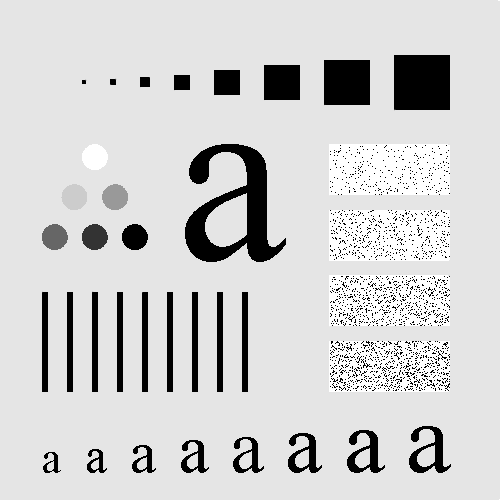
%> input picture l6/plansza.bmp, 500 x 500 px
$ octave lab6_1.m   (GNU Octave 9; MATLAB toolbox functions it lacks are replaced by stand-ins)
%> lines starting %> are read from the running program, lines starting %| are printed output that depends on the picture
close all;
clearvars;
clc;

%% read
plansza = imread('plansza.bmp');
%> plansza is the input picture: size 500x500 uint8; min 0, max 255, mean 207.4
%plansza = imread('lena.bmp');

figure(1);
imshow(plansza);

%% srednia
averageFilter = fspecial('average', [3 3]);

figure(2);
subplot(1, 3, 1);
imshow(plansza);
title('Oiginal');

subplot(1, 3, 2);
imshow(uint8(conv2(plansza, averageFilter, 'same')));
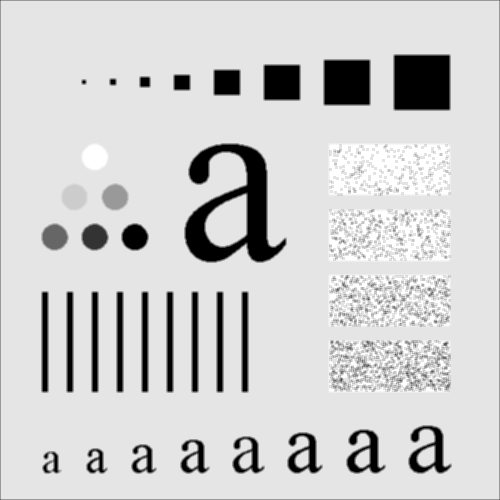
%> displayed picture: size 500x500, on the screen's scale of 0 to 255; min 0, max 255, mean 206.8
title('srednia');

subplot(1, 3, 3);
imshow(imabsdiff(plansza, uint8(conv2(plansza, averageFilter, 'same'))));
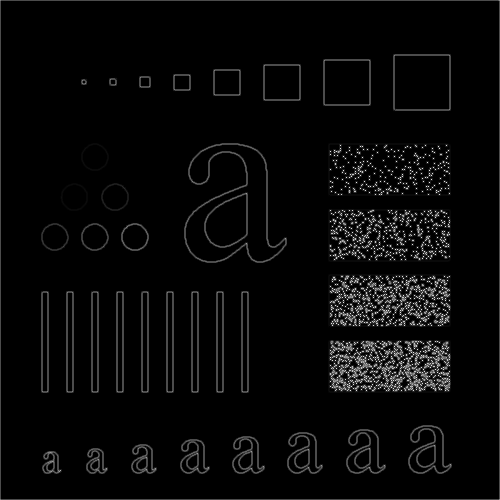
%> displayed picture: size 500x500, on the screen's scale of 0 to 255; min 0, max 227, mean 8.6
title('roznica');

%% rozne okna
figure(3);
subplot(2,3,1);
imshow(plansza);
title('original');

subplot(2,3,2);
imshow(uint8(conv2(plansza, fspecial('average', [3 3]), 'same')));
title('okno 3');

subplot(2,3,3);
imshow(uint8(conv2(plansza, fspecial('average', [5 5]), 'same')));
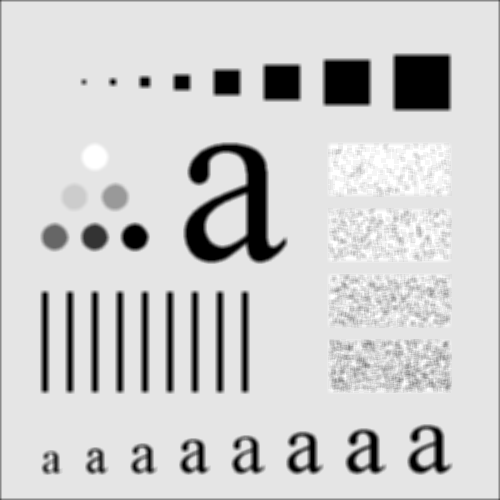
%> displayed picture: size 500x500, on the screen's scale of 0 to 255; min 0, max 255, mean 206.3
title('okno 5');

subplot(2,3,4);
imshow(uint8(conv2(plansza, fspecial('average', [9 9]), 'same')));
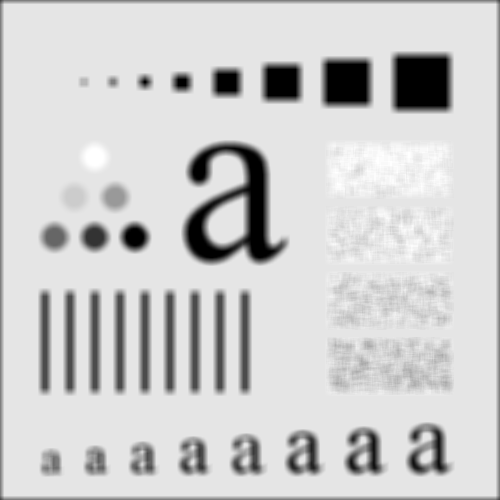
%> displayed picture: size 500x500, on the screen's scale of 0 to 255; min 0, max 255, mean 205.3
title('okno 9');

subplot(2,3,5);
imshow(uint8(conv2(plansza, fspecial('average', [15 15]), 'same')));
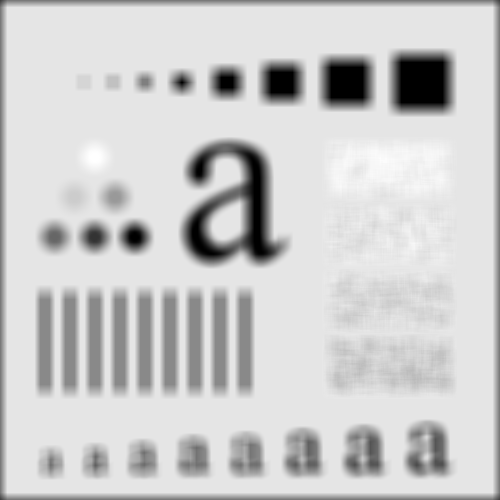
%> displayed picture: size 500x500, on the screen's scale of 0 to 255; min 0, max 255, mean 203.9
title('okno 15');

subplot(2,3,6);
imshow(uint8(conv2(plansza, fspecial('average', [35 35]), 'same')));
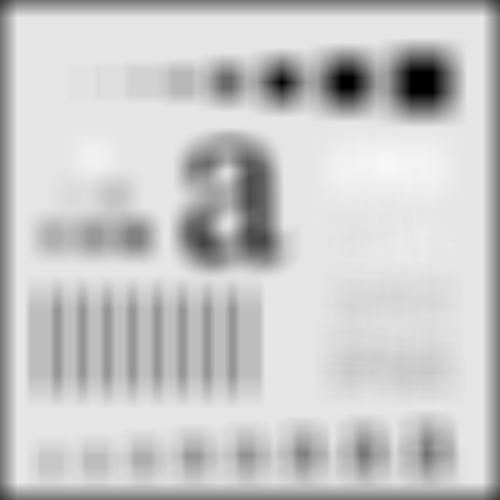
%> displayed picture: size 500x500, on the screen's scale of 0 to 255; min 0, max 247, mean 199.4
title('okno 35');

%% maska
mask = [1 2 1;
        2 4 2;
        1 2 1];
mask = mask / sum(sum(mask));

figure(4);
subplot(1, 3, 1);
imshow(plansza);
title('Oiginal');

subplot(1, 3, 2);
imshow(uint8(conv2(plansza, mask, 'same')));
title('maska');

subplot(1, 3, 3);
imshow(imabsdiff(plansza, uint8(conv2(plansza, mask, 'same'))));
title('roznica');

%% maska guassian
guassianFilter = fspecial('gaussian', [5 5], 0.5);

figure(5);
subplot(2, 2, 1);
mesh(fspecial('gaussian', [5 5], 0.5));
subplot(2, 2, 2);
mesh(fspecial('gaussian', [5 5], 1));
subplot(2, 2, 3);
mesh(fspecial('gaussian', [5 5], 2));
subplot(2, 2, 4);
mesh(fspecial('gaussian', [5 5], 4));
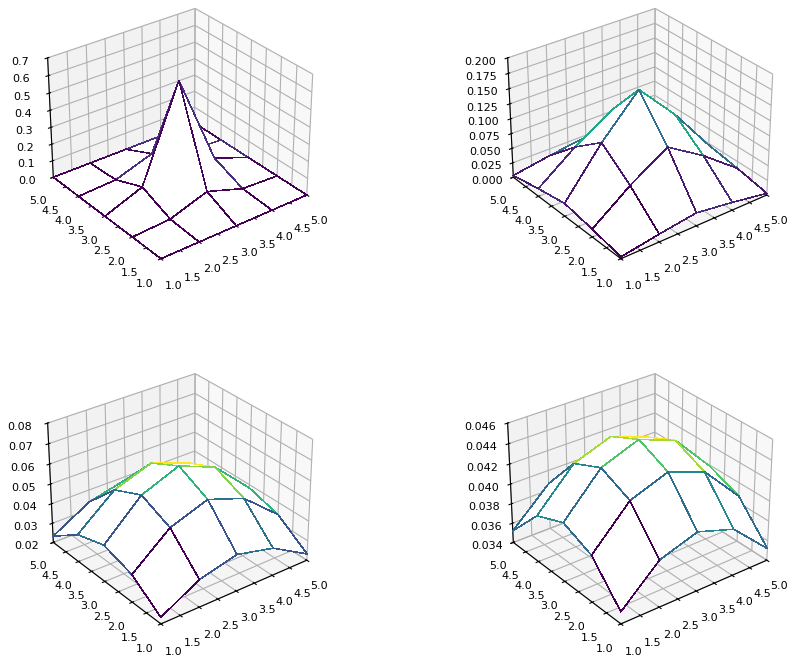
%> figure redrawn from the program's plot data, 4 panels

%% filtracja gaussem
figure(6);
subplot(2,2,1);
imshow(plansza);
title('original');

subplot(2,2,2);
imshow(uint8(conv2(plansza, fspecial('gaussian', [5 5], 0.5), 'same')));
title('odchylenie 0.5');

subplot(2,2,3);
imshow(uint8(conv2(plansza, fspecial('gaussian', [5 5], 2), 'same')));
title('odchylenie 2');

subplot(2,2,4);
imshow(uint8(conv2(plansza, fspecial('gaussian', [5 5], 4), 'same')));
title('odchylenie 4');
